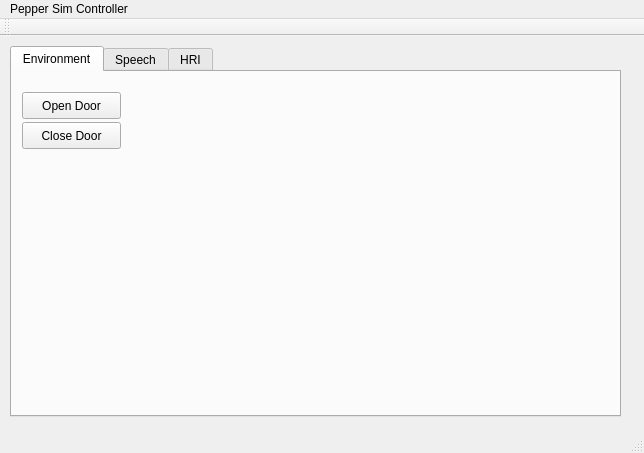
<?xml version="1.0" encoding="UTF-8"?>
<ui version="4.0">
 <class>SimController</class>
 <widget class="QMainWindow" name="SimController">
  <property name="geometry">
   <rect>
    <x>0</x>
    <y>0</y>
    <width>644</width>
    <height>453</height>
   </rect>
  </property>
  <property name="windowTitle">
   <string>SimController</string>
  </property>
  <widget class="QWidget" name="centralWidget">
   <widget class="QTabWidget" name="tabWidget">
    <property name="geometry">
     <rect>
      <x>10</x>
      <y>10</y>
      <width>611</width>
      <height>371</height>
     </rect>
    </property>
    <property name="currentIndex">
     <number>0</number>
    </property>
    <widget class="QWidget" name="tab">
     <attribute name="title">
      <string>Environment</string>
     </attribute>
     <widget class="QPushButton" name="openDoor">
      <property name="geometry">
       <rect>
        <x>10</x>
        <y>20</y>
        <width>99</width>
        <height>27</height>
       </rect>
      </property>
      <property name="text">
       <string>Open Door</string>
      </property>
     </widget>
     <widget class="QPushButton" name="CloseDoor">
      <property name="geometry">
       <rect>
        <x>10</x>
        <y>50</y>
        <width>99</width>
        <height>27</height>
       </rect>
      </property>
      <property name="text">
       <string>Close Door</string>
      </property>
     </widget>
    </widget>
    <widget class="QWidget" name="tab_2">
     <attribute name="title">
      <string>Speech</string>
     </attribute>
     <widget class="QPushButton" name="FakeSay">
      <property name="geometry">
       <rect>
        <x>10</x>
        <y>20</y>
        <width>99</width>
        <height>27</height>
       </rect>
      </property>
      <property name="text">
       <string>Fake Say</string>
      </property>
     </widget>
     <widget class="QPushButton" name="FakeRec">
      <property name="geometry">
       <rect>
        <x>10</x>
        <y>60</y>
        <width>99</width>
        <height>27</height>
       </rect>
      </property>
      <property name="text">
       <string>Fake Rec</string>
      </property>
     </widget>
     <widget class="QLineEdit" name="SayText">
      <property name="geometry">
       <rect>
        <x>120</x>
        <y>20</y>
        <width>481</width>
        <height>27</height>
       </rect>
      </property>
      <property name="text">
       <string>Max</string>
      </property>
     </widget>
     <widget class="QLineEdit" name="RecText">
      <property name="geometry">
       <rect>
        <x>120</x>
        <y>60</y>
        <width>481</width>
        <height>27</height>
       </rect>
      </property>
      <property name="text">
       <string>Max</string>
      </property>
     </widget>
    </widget>
    <widget class="QWidget" name="tab_3">
     <attribute name="title">
      <string>HRI</string>
     </attribute>
     <widget class="QPushButton" name="pushButton">
      <property name="geometry">
       <rect>
        <x>10</x>
        <y>20</y>
        <width>151</width>
        <height>27</height>
       </rect>
      </property>
      <property name="text">
       <string>Make Human Wave</string>
      </property>
     </widget>
     <widget class="QLineEdit" name="HumanWave">
      <property name="geometry">
       <rect>
        <x>170</x>
        <y>20</y>
        <width>141</width>
        <height>27</height>
       </rect>
      </property>
      <property name="text">
       <string>Max</string>
      </property>
     </widget>
    </widget>
   </widget>
  </widget>
  <widget class="QToolBar" name="mainToolBar">
   <attribute name="toolBarArea">
    <enum>TopToolBarArea</enum>
   </attribute>
   <attribute name="toolBarBreak">
    <bool>false</bool>
   </attribute>
  </widget>
  <widget class="QStatusBar" name="statusBar"/>
  <widget class="QMenuBar" name="menuBar">
   <property name="geometry">
    <rect>
     <x>0</x>
     <y>0</y>
     <width>644</width>
     <height>25</height>
    </rect>
   </property>
   <widget class="QMenu" name="menuPepper_Sim_Controller">
    <property name="title">
     <string>Pepper Sim Controller</string>
    </property>
   </widget>
   <addaction name="menuPepper_Sim_Controller"/>
  </widget>
 </widget>
 <layoutdefault spacing="6" margin="11"/>
 <resources/>
 <connections/>
</ui>
